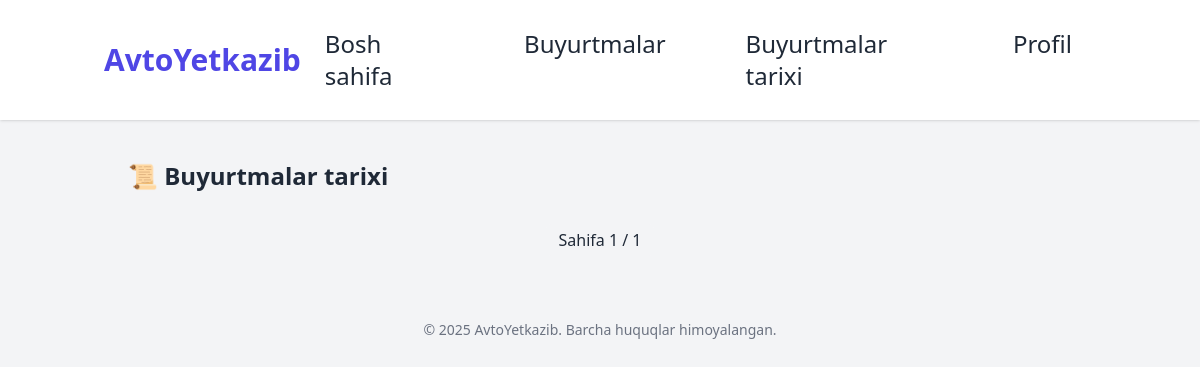
The app's page /order/history, older data.
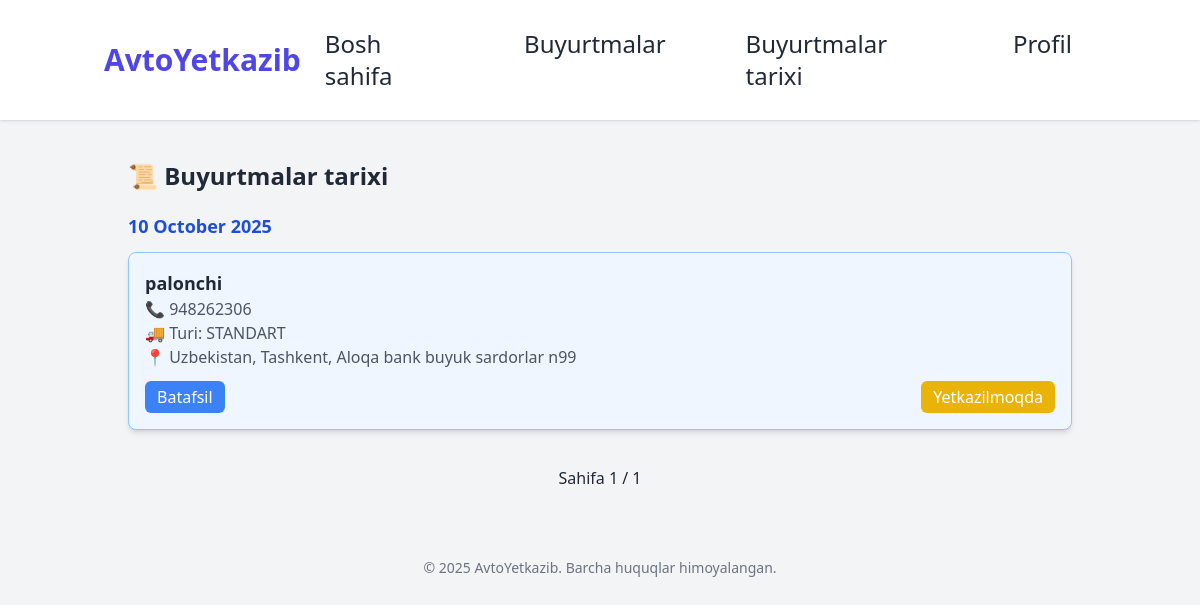
The same page, newer data.
### main/models.py (models this page shows)
class Order(models.Model):
    store = models.ForeignKey(User, on_delete=models.CASCADE,blank=True, null=True)
    customer = models.ForeignKey(User, null=True, blank=True, on_delete=models.SET_NULL, related_name='customer_orders')
    delivery_person = models.ForeignKey(User, null=True, blank=True, on_delete=models.SET_NULL, related_name='delivery_orders')
    customer_name = models.CharField(max_length=255)
    phone_number = models.CharField(max_length=20, null=True, blank=True)
    region = models.ForeignKey(User, on_delete=models.SET_NULL, null=True, blank=True , related_name='region')
    district = models.ForeignKey(User, on_delete=models.SET_NULL, null=True, blank=True , related_name='district')
    deleviry_type = models.CharField(max_length=20, choices=DeleviryType.choices, blank=True)
    address = models.TextField(blank=True)
    latitude = models.DecimalField(max_digits=20, decimal_places=16, null=True, blank=True)
    longitude = models.DecimalField(max_digits=20, decimal_places=16, null=True, blank=True)
    status = models.CharField(max_length=50, default=OrderStatus.NEW, choices=OrderStatus.choices)
    payment_method = models.CharField(max_length=50, null=True, blank=True)
    amount = models.DecimalField(max_digits=10, decimal_places=2, null=True, blank=True)
    created_at = models.DateTimeField(auto_now_add=True)
    paid_at = models.DateTimeField(null=True, blank=True)
    delivery_person_comment = models.TextField(blank=True)
    deleviry_paid = models.BooleanField(default=False)
    delevery_date = models.DateField(null=True, blank=True)
    delevery_time = models.TimeField(null=True, blank=True)

### main/views.py (the view)
# urls.py: path('order/history',views.order_history,name='order_history'),
def order_history(request):
    orders = (
        Order.objects.filter(status__in=[
            OrderStatus.OUT_FOR_DELIVERY,
            OrderStatus.DELIVERED,
            OrderStatus.CANCELLED
        ])
        .annotate(date=TruncDate('created_at'))
        .order_by('-created_at', '-id')
    )
    grouped = {}
    for order in orders:
        if order.date not in grouped:
            grouped[order.date] = []
        grouped[order.date].append(order)
    all_dates = list(grouped.keys())
    paginator = Paginator(all_dates, 10)
    page_number = request.GET.get('page')
    page_obj = paginator.get_page(page_number)
    paginated = {d: grouped[d] for d in page_obj.object_list}
    context = {
        'orders_by_date': paginated,
        'page_obj': page_obj,
    }
    return render(request, 'deliver/history.html', context)

### main/templates/deliver/history.html (shortened to what this page needs)
{% extends 'deliver/base.html' %}
{% block content %}
<div class="p-6">
  <h1 class="text-2xl font-bold mb-5">📜 Buyurtmalar tarixi</h1>
  {% for date, orders in orders_by_date.items %}
    <h2 class="text-lg font-semibold text-blue-700 mb-3">
      {{ date|date:"j F Y" }}
    </h2>
    {% for order in orders %}
      <div class="shadow-md rounded-lg p-4 mb-4 border
        {% if order.status == 'out_for_delivery' %} bg-blue-50 border-blue-300
        {% elif order.status == 'delivered' %} bg-green-50 border-green-300
        {% elif order.status == 'cancelled' %} bg-red-50 border-red-300
        {% else %} bg-gray-50 border-gray-300
        {% endif %}
      ">
        <p class="font-semibold text-lg">{{ order.customer_name }}</p>
        <p class="text-gray-600">📞 {{ order.phone_number }}</p>
        <p class="text-gray-600">🚚 Turi: {{ order.get_deleviry_type_display }}</p>
        <p class="text-gray-600">📍 {{ order.address }}</p>
        <div class="flex justify-between mt-3">
          <button class="bg-blue-500 text-white px-3 py-1 rounded-md"
                  onclick="openDetailModal('{{ order.id }}')">
            Batafsil
          </button>
          {% if order.status == 'out_for_delivery' %}
            <button class="bg-yellow-500 text-white px-3 py-1 rounded-md" disabled>
              Yetkazilmoqda
            </button>
          {% elif order.status == 'delivered' %}
            <button class="bg-green-500 text-white px-3 py-1 rounded-md" disabled>
              ✅ Yetkazildi
            </button>
          {% elif order.status == 'cancelled' %}
            <button class="bg-red-500 text-white px-3 py-1 rounded-md" disabled>
              ❌ Bekor qilingan
            </button>
          {% endif %}
        </div>
      </div>
    {% endfor %}
  {% endfor %}
  <div class="flex justify-center mt-8 space-x-2">
    <span class="px-3 py-1 bg-gray-100 rounded-md">
      Sahifa {{ page_obj.number }} / {{ page_obj.paginator.num_pages }}
    </span>
  </div>
</div>
{% endblock %}

### main/templates/deliver/base.html (shortened to what this page needs)
<!DOCTYPE html>
<html lang="uz">
<head>
  <script src="https://cdn.tailwindcss.com"></script>
</head>
<body class="bg-gray-100 text-gray-800">
  <header class="bg-white shadow sticky top-0 z-50">
    <div class="container mx-auto px-4 py-3 flex justify-between items-center">
     <a href="{% url 'home' %}" class="text-3xl font-bold text-indigo-600 py-4">AvtoYetkazib</a>
<nav class="hidden md:flex space-x-8">
  <a href="{% url 'home' %}" class="hover:text-indigo-600 text-2xl py-4 px-6 rounded-lg hover:bg-indigo-50 transition-all">Bosh sahifa</a>
  <a href="{% url 'orders_view' %}" class="hover:text-indigo-600 text-2xl py-4 px-6 rounded-lg hover:bg-indigo-50 transition-all">Buyurtmalar</a>
  <a href="{% url 'order_history' %}" class="hover:text-indigo-600 text-2xl py-4 px-6 rounded-lg hover:bg-indigo-50 transition-all">Buyurtmalar tarixi</a>
  <a href="{% url 'profile' %}" class="hover:text-indigo-600 text-2xl py-4 px-6 rounded-lg hover:bg-indigo-50 transition-all">Profil</a>
</nav>
    </div>
  </header>
  <main class="container mx-auto p-4">
    {% block content %}
    {% endblock %}
  </main>
  <footer class="text-center py-6 text-gray-500 text-sm">
    © 2025 AvtoYetkazib. Barcha huquqlar himoyalangan.
  </footer>
</body>
</html>

Row changes from the older to the newer data that the page shows:
now on this page (row edited): Order: created_at "10 October 2025", customer_name "palonchi", phone_number "948262306", deleviry_type "STANDART", address "Uzbekistan, Tashkent, Aloqa bank buyuk sardorlar n99", status "Yetkazilmoqda"
